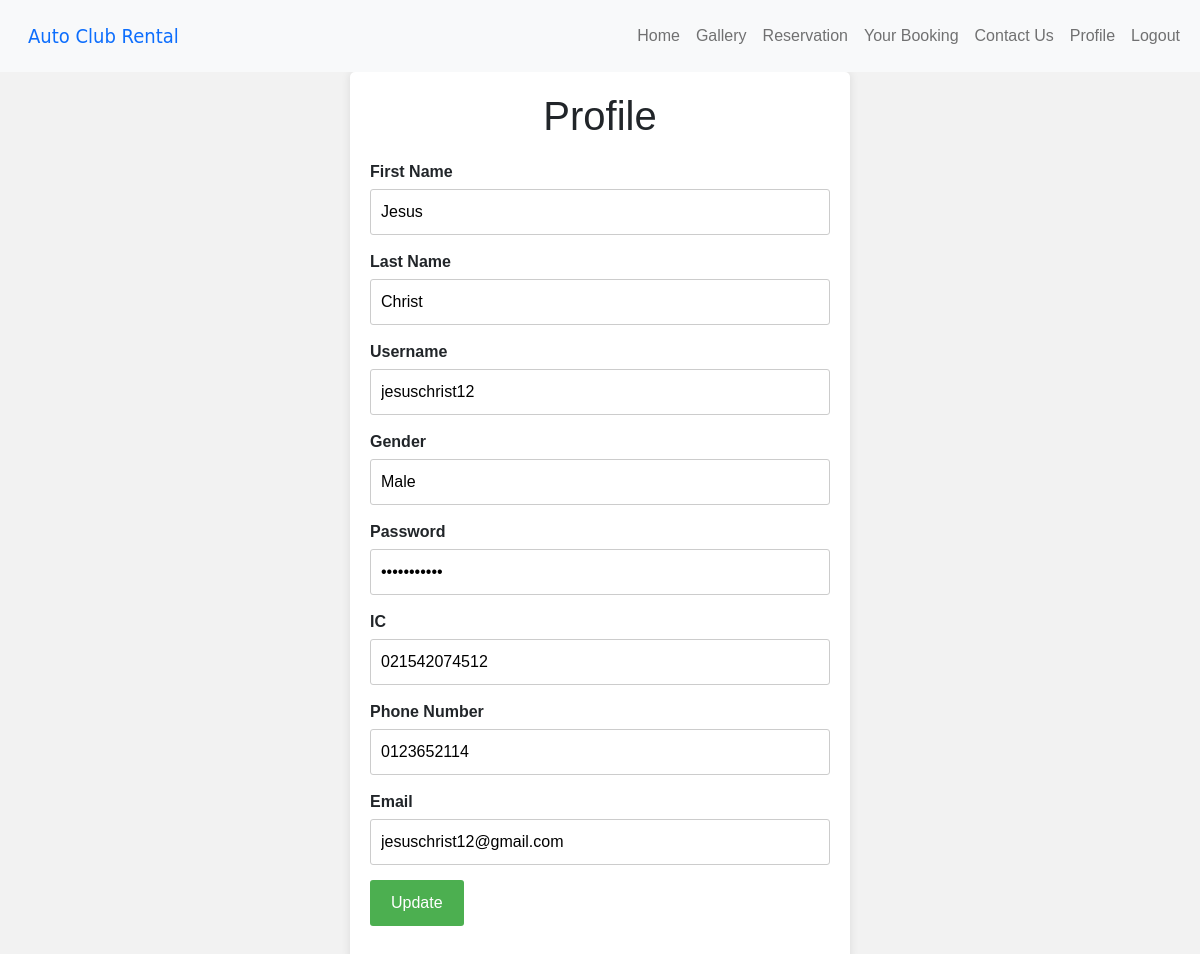
Page /View_Profile.php (signed in) on the committed database.
### tables this page shows
CREATE TABLE `user` (
  `ID` int(100) NOT NULL,
  `First_Name` varchar(100) NOT NULL,
  `Last_Name` text NOT NULL,
  `Username` text NOT NULL,
  `Gender` varchar(100) NOT NULL,
  `Password` text NOT NULL,
  `IC` text NOT NULL,
  `Phone Number` text NOT NULL,
  `Email` text NOT NULL
);

### View_Profile.php (the view, shortened to what this page needs)
<?php require('Header_User.php'); ?>
<!doctype html>
<html>
<head>
</head>
<body>
<div class="container">
    <h1>Profile</h1>
    <form action="Update_Profile.php" method="POST">
        <?php
        $servername = "localhost";
        $username = "root";
        $password = "";
        $dbname = "car_rental";
        $cus_id = $_SESSION['ID'];
        $conn = new mysqli($servername, $username, $password, $dbname);
        $sql = "SELECT * FROM user WHERE ID = $cus_id";
        $result = $conn->query($sql);
        while ($row = $result->fetch_assoc()) {
            ?>
            <div class="form-group">
                <label for="FirstName">First Name</label>
                <input type="text" id="FirstName" name="FirstName" value="<?php echo $row['First_Name'] ?>" required>
            </div>
            <div class="form-group">
                <label for="LastName">Last Name</label>
                <input type="text" id="LastName" name="LastName" value="<?php echo $row['Last_Name'] ?>" required>
            </div>
            <div class="form-group">
                <label for="Username">Username</label>
                <input type="text" id="Username" name="Username" value="<?php echo $row['Username'] ?>" required>
            </div>
            <div class="form-group">
                <label for="Gender">Gender</label>
                <input type="text" id="Gender" name="Gender" value="<?php echo $row['Gender'] ?>" required>
            </div>
            <div class="form-group">
                <label for="Password">Password</label>
                <input type="password" id="Password" name="Password" value="<?php echo $row['Password'] ?>" required>
            </div>
            <div class="form-group">
                <label for="IC">IC</label>
                <input type="text" id="IC" name="IC" value="<?php echo $row['IC'] ?>" required>
            </div>
            <div class="form-group">
                <label for="Phone">Phone Number</label>
                <input type="text" id="Phone" name="Phone" value="<?php echo $row['Phone Number'] ?>" required>
            </div>
            <div class="form-group">
                <label for="Email">Email</label>
                <input type="text" id="Email" name="Email" value="<?php echo $row['Email'] ?>" required>
            </div>
        <?php } ?>
        <div class="form-group">
            <input type="submit" class="btn" value="Update">
        </div>
    </form>
</div>
</body>
</html>

### View_Profile.php (style rules this page uses)
body { font-family: Arial, sans-serif; background-color: #f2f2f2; }
.container { max-width: 500px; margin: 0 auto; padding: 20px; background-color: #fff; border-radius: 5px; box-shadow: 0 0 10px rgba(0, 0, 0, 0.1); }
h1 { text-align: center; margin-bottom: 20px; }
.form-group { margin-bottom: 15px; }
label { display: block; font-weight: bold; margin-bottom: 5px; }
input[type="text"], input[type="password"] { width: 100%; padding: 10px; border: 1px solid #ccc; border-radius: 3px; }
.btn { display: inline-block; padding: 10px 20px; background-color: #4CAF50; color: #fff; text-decoration: none; border-radius: 3px; transition: background-color 0.3s ease; }

### rows in the picture
user: FirstName "Jesus", LastName "Christ", Username "jesuschrist12", Gender "Male", IC "021542074512", Phone "0123652114", Email "jesuschrist12@gmail.com"
